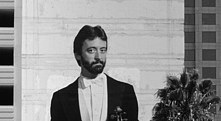
%> input picture la.png, 221 x 121 px
$ octave ex5.m   (GNU Octave 9; MATLAB toolbox functions it lacks are replaced by stand-ins)
%> lines starting %> are read from the running program, lines starting %| are printed output that depends on the picture; in (x1, y1, x2, y2) boxes, pixels count from 0 and x2, y2 are one past the last pixel; in counts of white or black regions, pixels touching at a corner belong together; the program's own positions count from 1
### toy_stripes.m
function img = toy_stripes( n, m, sSize )
%> called with n = 100, m = 50, sSize = 25
%n , m size of image
%sSize stripe width

img = zeros(m,n);

for i = [0:ceil(n/sSize)-1]
    if mod(i, 2) == 0
        continue;
    else
        img(:, i * sSize + 1: (i+1) * sSize) = 255;
    end
end

### denoising_grad_ascent.m
function T = denoising_grad_ascent(N, sigma, eta)
%> called with sigma = 10, eta = 0.1
iter = 2000;
postCurve = zeros(iter+1,1);
T = N;
postCurve(1) = denoising_lp(N, N, sigma);
for i = 1:iter
    g_gauss = denoising_grad_llh(T, N, sigma) + mrf_grad_log_gaussian_prior(T, sigma);
    T = T + eta * g_gauss;
    T(T>255) = 255;
    T(T<0) = 0;
    v = denoising_lp(T, N, sigma);
    postCurve(i+1) = v;
end

plot(postCurve(:,1));
%waitforbuttonpress;
%saveas(gcf,'LogPostCurve_gauss','png');

end

### denoising_grad_ascent_student.m
function T = denoising_grad_ascent_student(N, sigma, eta, alpha)
%> called with sigma = 10, eta = 0.1, alpha = 1
iter = 2000;
postCurve = zeros(iter+1,1);
T = N;
grad_image = mrf_grad_log_student_prior(N, sigma, alpha);
imshow(mat2gray(grad_image));
waitforbuttonpress;
%saveas(gcf,'GradImage','png');
postCurve(1) = denoising_lp_student(N, N, sigma, alpha);
for i = 1:iter
    g_student = denoising_grad_llh(T, N, sigma) + mrf_grad_log_student_prior(T, sigma, alpha);
    T = T + eta * g_student;
    T(T>255) = 255;
    T(T<0) = 0;
    v = denoising_lp_student(T, N, sigma, alpha);
    postCurve(i+1) = v;
end

plot(postCurve(:,1));
%> figure, not shown here; curve peaks at x = 4, y = -2381.5
saveas(gcf,'LogPostCurve_student','png');

end

### toy_checkerboard.m
function img = toy_checkerboard( n, m, cSize )
%> called with n = 100, m = 50, cSize = [25 30]
%n, m image size
%cSize box size

img = zeros(m,n);

for i = [0:ceil(n/cSize(1))-1]
    for j = [0:ceil(m/cSize(2))-1]
        if mod(i, 2) == 0
            if mod(j, 2) == 0
                continue;
            else
                img(j * cSize(2) + 1: min(m,(j+1) * cSize(2)), i * cSize(1) + 1: min(n,(i+1) * cSize(1))) = 255;
            end
        else
            if mod(j, 2) == 0
                img(j * cSize(2) + 1: min(m, (j+1) * cSize(2)), i * cSize(1) + 1: min(n,(i+1) * cSize(1))) = 255;
            else
                continue;
            end
        end
    end
end


end

### add_noisy_stripe.m
function N = add_noisy_stripe(T, sigma, width)

[m,n] = size(T);
start_stripe = round(n*rand());
width = min(n-start_stripe+1,width);
end_stripe = start_stripe + width-1;

noise = normrnd(0,sigma,m,width);
N = T;
N(:,start_stripe:end_stripe) = N(:,start_stripe:end_stripe) + noise;
N(N>255) = 255;
N(N<0) = 0;

end

### denoising_grad_llh.m
function g = denoising_grad_llh( T, N, sigma )
%Gradient of the likelihood
%d/dT_ij log p(N|T) = d/dT_ij -1/ (2*sigma^2) * (N_ij - T_ij)^2
%                   = (Nij - T_ij)/ sigma^2

g = (N - T) / sigma^2;

end

### mrf_grad_log_gaussian_prior.m
function g = mrf_grad_log_gaussian_prior(T, sigma)
%Commpute prior
[m,n] = size(T);
a1 = (-1/sigma^2) * (T(1:m-1,:) - T(2:m,:));
%b1 = (1/sigma^2) * (T(1:m-1,:) - T(2:m,:));
b1 = -a1;

c1 = (-1/sigma^2) * (T(:,1:n-1) - T(:,2:n));
%d1 = (1/sigma^2) * (T(:,1:n-1) - T(:,2:n));
d1 = -c1;


% Pad matricies with zeros for addition
a1(m,:) = 0;
b1 = [zeros(1,n) ; b1];
c1(:,n) = 0;
d1 = [zeros(m,1) , d1];

g = a1 + b1 + c1 + d1;
end

### denoising_lp.m
function lp = denoising_lp( T, N, sigma )
%Compute value of log-posterior
A = ((-1/(2*sigma^2)) * (N - T).^2);
lh = sum(A(:));

[m,n] = size(T);
H = (-1/(2*sigma^2)) * (T(1:m-1,:) - T(2:m,:)).^2;
V = (-1/(2*sigma^2)) * (T(:,1:n-1) - T(:,2:n)).^2;
H = log(H);
V = log(V);
H = sum(H(:));
V = sum(V(:));
p = H + V;

lp = lh + p;

end

### mrf_grad_log_student_prior.m
function g = mrf_grad_log_student_prior(T, sigma, alpha)
[m,n] = size(T);

a = (1/sigma^2) * (T(1:m-1,:) - T(2:m,:));
b = 1 + (1/ (2 * sigma^2)) * (T(1:m-1,:) - T(2:m,:).^2);
H1 = -alpha * a ./ b;
H2 = -H1;

a = (1/sigma^2) * (T(:,1:n-1) - T(:,2:n));
b = 1 + (1/ (2 * sigma^2)) * (T(:,1:n-1) - T(:,2:n).^2);
V1 = -alpha * a ./ b;
V2 = -V1;

%Pad matricies with zeros for addition
H1(m,:) = 0;
H2 = [zeros(1,n) ; H2];
V1(:,n) = 0;
V2 = [zeros(m,1) , V2];

g = H1 + H2 + V1 + V2;

end

### denoising_lp_student.m
function lp = denoising_lp_student( T, N, sigma, alpha )
%Compute value of log-posterior for student prior
A = ((-1/(2*sigma^2)) * (N - T).^2);
lh = sum(A(:));

[m,n] = size(T);
H = -alpha * log(1 + (1/(2*sigma^2)) * (T(1:m-1,:) - T(2:m,:)).^2);
V = -alpha * log(1 + (1/(2*sigma^2)) * (T(:,1:n-1) - T(:,2:n)).^2);
H = sum(H(:));
V = sum(V(:));
p = H + V;

lp = lh + p;

end

### ex5.m
sigma = 10;
eta = 0.1;
alpha = 1;

% Stripes
TS = toy_stripes(100,50, 25);
NS = add_noisy_stripe(TS,30,20);
RS_gauss = denoising_grad_ascent(NS,sigma,eta);
RS_student = denoising_grad_ascent_student(NS,sigma,eta,alpha);
imshow(mat2gray(NS));
%waitforbuttonpress;
imshow(mat2gray(RS_gauss));
%waitforbuttonpress;
imshow(mat2gray(RS_student));
%waitforbuttonpress;
%imwrite(NS/255,'ex5_stripes_noise.png');
%imwrite(RS_gauss/255,'ex5_stripes_mrf_gaussian_filtered.png');
%imwrite(RS_student/255,'ex5_stripes_mrf_student_filtered.png');

% Checkerboard
TC = toy_checkerboard(100,50, [25 30]);
NC = add_noisy_stripe(TC,30,20);
RC_gauss = denoising_grad_ascent(NC,sigma,eta);
RC_student = denoising_grad_ascent_student(NC,sigma,eta,alpha);
imshow(mat2gray(NC));
%waitforbuttonpress;
imshow(mat2gray(RC_gauss));
%waitforbuttonpress;
imshow(mat2gray(RC_student));
%waitforbuttonpress;
%imwrite(NC/255,'ex5_checker_noise.png');
%imwrite(RC_gauss/255,'ex5_checker_mrf_gaussian_filtered.png');
%imwrite(RC_student/255,'ex5_checker_mrf_student_filtered.png');

% Image
TI = imread('la.png');
%> TI is the input picture: size 121x221 uint8; min 0, max 253, mean 143.7
TI = double(TI);
%> TI: size 121x221 double
NI = add_noisy_stripe(TI,30,20);
%> call 3 of add_noisy_stripe, with sigma = 30, width = 20
%> in add_noisy_stripe (call 3), `N(:,start_stripe:end_stripe) = N(:,start_stripe:end_stripe) + noise;`:
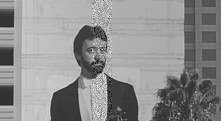
%> N: size 121x221 double; min -64.55, max 308.7, mean 143.6; drawn with min black and max white
%> in add_noisy_stripe (call 3), `N(N>255) = 255;`: N: size 121x221 double; 0.22% of pixels changed, all inside (x1, y1, x2, y2) = (93, 0, 112, 118)
%> in add_noisy_stripe (call 3), `N(N<0) = 0;`:
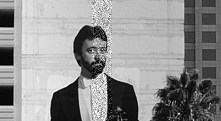
%> N: size 121x221 double; min 0, max 255, mean 143.7
RI_gauss = denoising_grad_ascent(NI,sigma,eta);
%> the loop in denoising_grad_ascent (call 3), `for i = 1:iter` made 2000 passes
%> lh in denoising_lp on passes 1 to 3: -0.447, -1.78, -3.98
%> pass 1, in mrf_grad_log_gaussian_prior (call 121), `c1 = (-1/sigma^2) * (T(:,1:n-1) - T(:,2:n));`:
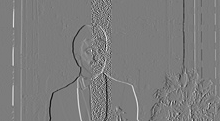
%> c1: size 121x220 double; min -2.1, max 2.18, mean 9.95e-05; drawn with min black and max white
RI_student = denoising_grad_ascent_student(NI,sigma,eta,alpha);
%> call 3 of denoising_grad_ascent_student, with sigma = 10, eta = 0.1, alpha = 1
%> in denoising_grad_ascent_student (call 3), `imshow(mat2gray(grad_image));`:
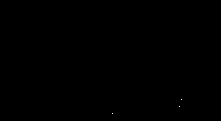
%> displayed picture: size 121x221, on the screen's scale of 0 to 255; 0.01% white in thin lines or dots, all inside (x1, y1, x2, y2) = (112, 99, 182, 114)
%> the loop in denoising_grad_ascent_student (call 3), `for i = 1:iter` made 2000 passes
%> (lh in denoising_lp_student, H in denoising_lp_student, V in denoising_lp_student, p in denoising_lp_student, lp in denoising_lp_student, v) on passes 1 to 3: (-874.2, -12626.6, -13446.1, -26072.7, -26946.9, -26946.9), (-879.6, -12630.5, -13448.9, -26079.4, -26959, -26959), (-894.4, -12635.5, -13446, -26081.4, -26975.8, -26975.8)
%> pass 1, in mrf_grad_log_student_prior (call 124), `b = 1 + (1/ (2 * sigma^2)) * (T(1:m-1,:) - T(2:m,:).^2);`:
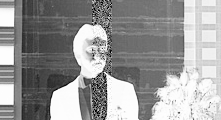
%> b: size 120x221 double; min -323.7, max 1.84, mean -127.7; drawn with min black and max white
%> pass 1, in mrf_grad_log_student_prior (call 124), `a = (1/sigma^2) * (T(:,1:n-1) - T(:,2:n));`:
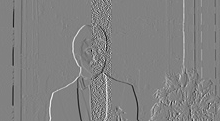
%> a: size 121x220 double; min -2.18, max 2.1, mean -9.95e-05; drawn with min black and max white
%> in denoising_grad_ascent_student (call 3), `plot(postCurve(:,1));`:
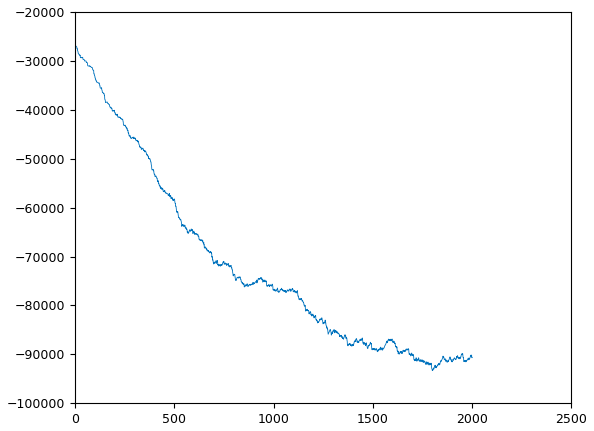
%> figure redrawn from the program's plot data; curve peaks at x = 1, y = -26001
imshow(mat2gray(NI));
%waitforbuttonpress;
imshow(mat2gray(RI_gauss));
%waitforbuttonpress;
imshow(mat2gray(RI_student));
%imwrite(NI/255,'ex5_image_noise.png');
%imwrite(RI_gauss/255,'ex5_image_mrf_gaussian_filtered.png');
%imwrite(RI_student/255,'ex5_image_mrf_student_filtered.png');
